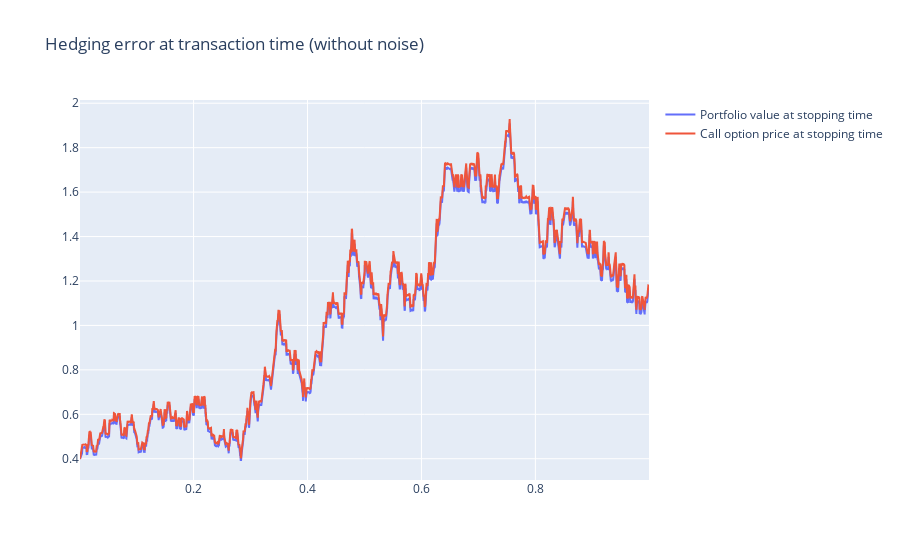

Notebook code for this chart:
### Code cell
import plotly.graph_objects as go
# plotly fancy code
# calculate the hedging error
print(f"End of day hedging error: {call_option_price_1[-1]-portfolio_value_1[-1]}")

# create a plotly graph
fig = go.Figure()

# add traces
fig.add_trace(go.Scatter(x=t[tau], y=portfolio_value_1, mode='lines', name='Portfolio value at stopping time'))
fig.add_trace(go.Scatter(x=t[tau], y=call_option_price_1, mode='lines', name='Call option price at stopping time'))

# set the title
fig.update_layout(title='Hedging error at transaction time (without noise)')

# show the plot
fig.show()

### Figure 1 — Plotly figure (JSON) as saved in the notebook; plotly's stock layout.template omitted (floating-point values rounded to 4 significant figures; data arrays with more than 128 entries replaced by an {"elided": "..."} marker saying what was removed)
{"data": [{"mode": "lines", "name": "Portfolio value at stopping time", "type": "scatter", "x": {"elided": "2800 float values"}, "y": {"elided": "2800 float values"}}, {"mode": "lines", "name": "Call option price at stopping time", "type": "scatter", "x": {"elided": "2800 float values"}, "y": {"elided": "2800 float values"}}], "layout": {"title": {"text": "Hedging error at transaction time (without noise)"}}}
